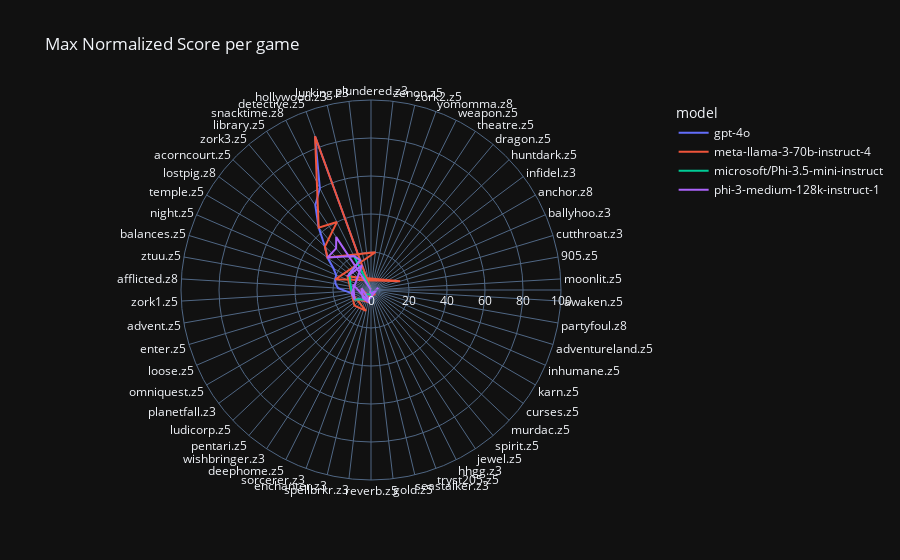

Notebook code for this chart:
### Code cell
# Using plotly build radar chart for each binary feature: "Stochastic", "Dialog", "Darkness", "Nonstandard Action", "Inventory"
import plotly.express as px
import plotly.graph_objects as go

# Sort runs_df theta according to gpt-4o best max normalized score
runs_df = runs_df.sort_values(by=["model", "Max Normalized Score"], ascending=True)

fig = px.line_polar(runs_df,
                    r="Max Normalized Score",
                    theta="game",
                    line_group="model",
                    color="model",
                    line_close=True, template="plotly_dark", title="Max Normalized Score per game")
fig.update_layout(polar=dict(radialaxis=dict(range=[0, 100])))

fig.show()

### Figure 1 — Plotly figure (JSON) as saved in the notebook; plotly's stock layout.template omitted (floating-point values rounded to 4 significant figures)
{"data": [{"hovertemplate": "model=gpt-4o<br>Max Normalized Score=%{r}<br>game=%{theta}<extra></extra>", "legendgroup": "gpt-4o", "line": {"color": "#636efa", "dash": "solid"}, "marker": {"symbol": "circle"}, "mode": "lines", "name": "gpt-4o", "r": [0, 0, 0, 0, 0, 0, 0, 0, 0, 0, 0, 0, 0, 0, 0, 0, 0, 0, 0, 0.3636, 0.8, 1.6, 2.222, 2.5, 2.857, 3, 3, 4, 4.167, 5, 5, 6, 7, 7.143, 7.333, 7.5, 10, 10, 10, 10.29, 12.86, 17.33, 19, 19.61, 20, 22.86, 28.57, 33.33, 42.86, 53.33, 60, 86.11, 86.11, 0], "showlegend": true, "subplot": "polar", "theta": ["plundered.z3", "zenon.z5", "zork2.z5", "yomomma.z8", "weapon.z5", "theatre.z5", "dragon.z5", "huntdark.z5", "infidel.z3", "anchor.z8", "ballyhoo.z3", "cutthroat.z3", "905.z5", "moonlit.z5", "awaken.z5", "partyfoul.z8", "adventureland.z5", "inhumane.z5", "karn.z5", "curses.z5", "murdac.z5", "spirit.z5", "jewel.z5", "hhgg.z3", "tryst205.z5", "seastalker.z3", "gold.z5", "reverb.z5", "spellbrkr.z3", "enchanter.z3", "sorcerer.z3", "deephome.z5", "wishbringer.z3", "pentari.z5", "ludicorp.z5", "planetfall.z3", "omniquest.z5", "loose.z5", "enter.z5", "advent.z5", "zork1.z5", "afflicted.z8", "ztuu.z5", "balances.z5", "night.z5", "temple.z5", "lostpig.z8", "acorncourt.z5", "zork3.z5", "library.z5", "snacktime.z8", "detective.z5", "detective.z5", "plundered.z3"], "type": "scatterpolar"}, {"hovertemplate": "model=meta-llama-3-70b-instruct-4<br>Max Normalized Score=%{r}<br>game=%{theta}<extra></extra>", "legendgroup": "meta-llama-3-70b-instruct-4", "line": {"color": "#EF553B", "dash": "solid"}, "marker": {"symbol": "circle"}, "mode": "lines", "name": "meta-llama-3-70b-instruct-4", "r": [0, 0, 0, 0, 0, 0, 0, 0, 0, 0, 0, 0, 0, 0, 0, 0, 0, 0, 0, 0, 0, 0, 0, 0, 0, 1.25, 2, 2.222, 2.5, 3, 3.2, 3.75, 4, 4, 4, 4.286, 5, 5, 6, 6.667, 7.143, 10, 10.29, 11.25, 12, 14.29, 16, 19.61, 20, 28.57, 33.33, 40, 42.86, 86.11, 0], "showlegend": true, "subplot": "polar", "theta": ["plundered.z3", "anchor.z8", "905.z5", "zork2.z5", "yomomma.z8", "weapon.z5", "tryst205.z5", "theatre.z5", "spirit.z5", "afflicted.z8", "dragon.z5", "hollywood.z3", "huntdark.z5", "awaken.z5", "ballyhoo.z3", "curses.z5", "lurking.z3", "moonlit.z5", "adventureland.z5", "night.z5", "partyfoul.z8", "infidel.z3", "inhumane.z5", "karn.z5", "library.z5", "sorcerer.z3", "seastalker.z3", "jewel.z5", "hhgg.z3", "gold.z5", "murdac.z5", "planetfall.z3", "loose.z5", "deephome.z5", "reverb.z5", "zork1.z5", "ztuu.z5", "enter.z5", "wishbringer.z3", "spellbrkr.z3", "pentari.z5", "omniquest.z5", "advent.z5", "enchanter.z3", "ludicorp.z5", "temple.z5", "cutthroat.z3", "balances.z5", "zenon.z5", "lostpig.z8", "acorncourt.z5", "snacktime.z8", "zork3.z5", "detective.z5", "plundered.z3"], "type": "scatterpolar"}, {"hovertemplate": "model=microsoft/Phi-3.5-mini-instruct<br>Max Normalized Score=%{r}<br>game=%{theta}<extra></extra>", "legendgroup": "microsoft/Phi-3.5-mini-instruct", "line": {"color": "#00cc96", "dash": "solid"}, "marker": {"symbol": "circle"}, "mode": "lines", "name": "microsoft/Phi-3.5-mini-instruct", "r": [0, 0, 0, 0, 0, 0, 0, 0, 0, 0, 0, 0, 0, 0, 0, 0, 0, 0, 0, 0, 0, 0, 0, 0, 0, 0, 0, 0, 0, 0, 0, 0, 0, 0, 0, 0, 0, 0, 0, 0, 0, 0, 0.3333, 1, 1.25, 2.5, 3.333, 6, 10, 10.29, 14.29, 16.67, 20, 0], "showlegend": true, "subplot": "polar", "theta": ["plundered.z3", "planetfall.z3", "reverb.z5", "adventureland.z5", "ztuu.z5", "905.z5", "zork3.z5", "acorncourt.z5", "zork2.z5", "zork1.z5", "zenon.z5", "spirit.z5", "yomomma.z8", "weapon.z5", "tryst205.z5", "theatre.z5", "temple.z5", "murdac.z5", "pentari.z5", "enchanter.z3", "enter.z5", "gold.z5", "hhgg.z3", "hollywood.z3", "huntdark.z5", "dragon.z5", "awaken.z5", "balances.z5", "anchor.z8", "ballyhoo.z3", "curses.z5", "cutthroat.z3", "infidel.z3", "moonlit.z5", "night.z5", "partyfoul.z8", "inhumane.z5", "jewel.z5", "karn.z5", "library.z5", "afflicted.z8", "loose.z5", "deephome.z5", "seastalker.z3", "sorcerer.z3", "spellbrkr.z3", "ludicorp.z5", "wishbringer.z3", "omniquest.z5", "advent.z5", "lostpig.z8", "detective.z5", "snacktime.z8", "plundered.z3"], "type": "scatterpolar"}, {"hovertemplate": "model=phi-3-medium-128k-instruct-1<br>Max Normalized Score=%{r}<br>game=%{theta}<extra></extra>", "legendgroup": "phi-3-medium-128k-instruct-1", "line": {"color": "#ab63fa", "dash": "solid"}, "marker": {"symbol": "circle"}, "mode": "lines", "name": "phi-3-medium-128k-instruct-1", "r": [0, 0, 0, 0, 0, 0, 0, 0, 0, 0, 0, 0, 0, 0, 0, 0, 0, 0, 0, 0, 0, 0, 0, 0, 0, 0, 0, 0, 0, 0, 0, 0, 0, 0.3333, 1.25, 2, 4, 5, 5, 6, 6, 6.667, 9.804, 10, 10, 10.29, 13.89, 14.29, 16.67, 20, 28.57, 28.57, 33.33, 0], "showlegend": true, "subplot": "polar", "theta": ["plundered.z3", "reverb.z5", "theatre.z5", "spirit.z5", "zork2.z5", "zork1.z5", "zenon.z5", "acorncourt.z5", "yomomma.z8", "weapon.z5", "planetfall.z3", "dragon.z5", "gold.z5", "hhgg.z3", "hollywood.z3", "afflicted.z8", "anchor.z8", "awaken.z5", "ballyhoo.z3", "curses.z5", "huntdark.z5", "pentari.z5", "moonlit.z5", "murdac.z5", "night.z5", "partyfoul.z8", "adventureland.z5", "infidel.z3", "loose.z5", "inhumane.z5", "jewel.z5", "karn.z5", "905.z5", "deephome.z5", "sorcerer.z3", "seastalker.z3", "cutthroat.z3", "enchanter.z3", "ztuu.z5", "ludicorp.z5", "wishbringer.z3", "spellbrkr.z3", "balances.z5", "omniquest.z5", "enter.z5", "advent.z5", "detective.z5", "temple.z5", "detective.z5", "snacktime.z8", "lostpig.z8", "zork3.z5", "library.z5", "plundered.z3"], "type": "scatterpolar"}], "layout": {"legend": {"title": {"text": "model"}, "tracegroupgap": 0}, "polar": {"angularaxis": {"direction": "clockwise", "rotation": 90}, "domain": {"x": [0, 1], "y": [0, 1]}, "radialaxis": {"range": [0, 100]}}, "title": {"text": "Max Normalized Score per game"}}}
